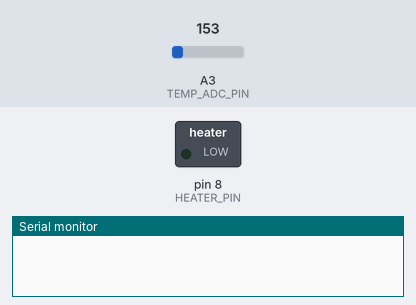
The sketch below on a simulated Arduino Uno, built with avr-gcc and run on an emulated ATmega328P. Shown: switched loads named in the sketch (green lamp = pin HIGH), the last lines printed to the serial monitor. The test bench sets the inputs (shaded band); at power-on: A3 (TEMP_ADC_PIN) = 153.

Above: at 0.0 s.
At 0.4 s:
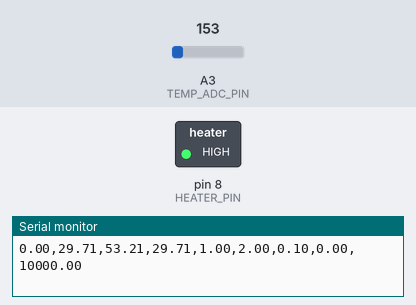
Timing chart, 0 to 1.9 s (numbered marks = the images above):
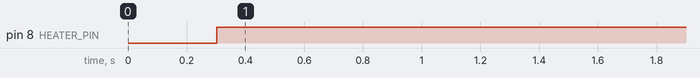

The sketch:

temp_ctrl.ino
```cpp
#include "inttypes.h"

//#define DEBUG
#ifdef DEBUG
# define PRE Serial.print(F("temp_ctrl: "))
# define POST delay(2)
# define DEBUG0(x) (x)
# define DEBUG1(x) PRE; Serial.println(x); POST
# define DEBUG10(x) Serial.print(x); POST
# define DEBUG2(x,y) PRE; Serial.print(x); Serial.println(y); POST
# define DEBUG20(x,y) PRE; Serial.print(x); Serial.print(y); POST
#else
# define DEBUG0(x)
# define DEBUG1(x)
# define DEBUG10(x)
# define DEBUG2(x,y)
# define DEBUG20(x,y)
#endif

#define TEMP_ADC_PIN A3
#define HEATER_PIN 8

#define SAMPLE_DELAY_MS 50L
#define PRINT_DELAY_MS 3000L
#define HEATER_PERIOD_MS 1500L
#define PID_UPDATE_PERIOD_MS 15000L

//#define OPEN_LOOP_MODE
#define PID_MODE

#	define DUTY_INIT 0.0

#define PGAIN 2
#define IGAIN 0.1
#define DGAIN 0
#define IMIN -10000    // IMIN = iTerm min/IGAIN
#define IMAX 10000     // IMAX = iTerm max/IGAIN

#define TARGET 23.5 // ~20.5C ambient + 23.5C rise = 44C'ish

#define TEMP_TO_DUTY_SLOPE 0.1
#define TEMP_TO_DUTY_OFFSET 0.0

#define TURNOFF_TIME_MS 720000 // 12 minutes is 720k ms
#define TURNON_TIME_MS 720000

struct SPid
{
	float dState;
	float iState;
	float iMax, iMin;

	float pGain, iGain, dGain;

	void init()
	{
		pGain = PGAIN;
		iGain = IGAIN;
		dGain = DGAIN;
    iMax = IMAX;
		iMin = IMIN;
		dState = 0;
		iState = 0;
	}
};

#define ROLLING_AVG_DATA_POINTS 100
#define TEMP_AVERAGING_INITIAL_VALUE (float)21
class RollingAverage
{
public:
  RollingAverage() : val(), average(0) {}
  RollingAverage(float initialValue) : val(), average(initialValue)
  {
    for (uint8_t i = 0; i < ROLLING_AVG_DATA_POINTS; i++)
      val[i] = initialValue;
  }

  void push(float value)
  {
    for (uint8_t i = 1; i < ROLLING_AVG_DATA_POINTS; i++)
      val[i-1] = val[i];
    val[ROLLING_AVG_DATA_POINTS - 1] = value;
    updateAverage();
  }

  void set(float value)
  {
    for (uint8_t i = 1; i < ROLLING_AVG_DATA_POINTS; i++)
      val[i] = value;
    average = value;
  }

  float getAverage() { return average; }

  uint8_t getSize() { return ROLLING_AVG_DATA_POINTS; }

private:
  void updateAverage()
  {
    float sum = 0;
    for (uint8_t i = 0; i < ROLLING_AVG_DATA_POINTS; i++)
      sum += val[i];
    average = sum / (float)ROLLING_AVG_DATA_POINTS;
  }

  float val[ROLLING_AVG_DATA_POINTS];
  float average;
};

float tempRiseTarget, tempZero;
RollingAverage tempAvg(TEMP_AVERAGING_INITIAL_VALUE);
float heaterDutyCycle;
uint32_t timeZero, sampleTime, heaterOnTime, heaterPeriodTime, pidUpdateTime, printTime, turnOffTime, turnOnTime;
long sampleTimeLeft, heaterOnTimeLeft, heaterPeriodTimeLeft, pidUpdateTimeLeft, printTimeLeft, turnOffTimeLeft, turnOnTimeLeft;
SPid pid;
float pidDrive;
bool heaterIsOn;

float iStateLim[] = {1, 1, 1, 2, 2, 2, 3, 3, 3, 4, 4, 4, 5, 5, 5, 10, 10, 25, 25, 50, 50, 100, 100, 200, 200, 400, 400};
int iStateLimIterator = -1; // increment before use!
const uint8_t iStateLimSize = 27;

float updatePID(SPid * pid, float err, float pos)
{
	float pTerm, dTerm, iTerm;

	pTerm = pid->pGain * err;

	pid->iState += err;
	if (pid->iState > pid->iMax) { pid->iState = pid->iMax; }
	if (pid->iState < pid->iMin) { pid->iState = pid->iMin; }
	iTerm = pid->iGain * pid->iState;

	dTerm = pid->dGain * (pid->dState - pos);
	pid->dState = pos;

	return pTerm + iTerm + dTerm;
}

#define TEMPERATURE_DATA_POINT_COUNT 10
float getTemperature()
{
  uint32_t sum = 0;
  for (uint8_t i = 0; i<TEMPERATURE_DATA_POINT_COUNT; i++)
    sum += analogRead(TEMP_ADC_PIN);
	return ( sum * 0.0048828125 / (float)TEMPERATURE_DATA_POINT_COUNT - 0.5 ) * 100.0 + 5.0;
}

float tempChangeToDuty(float tempChange)
{
  return min(1.0, max(0.0, tempChange * TEMP_TO_DUTY_SLOPE + TEMP_TO_DUTY_OFFSET));
}

float getErr()
{
  return -(tempAvg.getAverage() - tempZero - tempRiseTarget) / tempRiseTarget;
}

float getPos()
{
  return (tempAvg.getAverage() - tempZero) / tempRiseTarget;
}

void heaterOn()
{
	digitalWrite(HEATER_PIN, HIGH);
  heaterIsOn = true;
  DEBUG1(F("Heater turned on."));
}

void heaterOff()
{
	digitalWrite(HEATER_PIN, LOW);
  heaterIsOn = false;
}

const char comma PROGMEM = ',';
#define printCsv(x) Serial.print(x); Serial.write(comma)
void printData(SPid * pid)
{
	printCsv( (millis() - timeZero) / (float)1000 );
	printCsv(tempAvg.getAverage());
	printCsv(tempZero + tempRiseTarget);
  printCsv(tempZero);
	printCsv(heaterDutyCycle);
	printCsv(pid->pGain);
	printCsv(pid->iGain);
	printCsv(pid->dGain);
  Serial.println(pid->iMax);
}

void printDataHeader()
{
	printCsv(F("time [sec]"));
	printCsv(F("temperature"));
	printCsv(F("target temperature"));
  printCsv(F("baseline"));
	printCsv(F("heater duty cycle"));
	printCsv(F("pGain"));
	printCsv(F("iGain"));
	printCsv(F("dGain"));
  Serial.println(F("iState limit"));
}

void setup()
{
	Serial.begin(9600);
	Serial.println(F("temp_ctrl.ino compiled " __DATE__ " at " __TIME__));
	Serial.println();
	printDataHeader();

  pinMode(HEATER_PIN, OUTPUT);
  heaterOff();

  for (uint8_t i = 0; i < tempAvg.getSize(); i++)
    tempAvg.push(getTemperature());
  tempZero = tempAvg.getAverage();
  tempRiseTarget = TARGET;

	pid.init();
	pidDrive = updatePID(&pid,getErr(),getPos());
	heaterDutyCycle = DUTY_INIT;

	timeZero = millis();
	sampleTime = millis();			// sample (etc) immediately
  printTime = millis();
	heaterPeriodTime = millis();	// start new period immediately
  turnOffTime = millis() + TURNOFF_TIME_MS;
}

#ifdef OPEN_LOOP_MODE
void loop()
{
	sampleTimeLeft = sampleTime - millis();
  printTimeLeft = printTime - millis();
	heaterOnTimeLeft = heaterOnTime - millis();
	heaterPeriodTimeLeft = heaterPeriodTime - millis();
  turnOffTimeLeft = turnOffTime - millis();

	if (sampleTimeLeft < 0)
	{
		tempAvg.push(getTemperature());
		sampleTime = millis() + SAMPLE_DELAY_MS;
	}

  if (printTimeLeft < 0)
  {
    printData(&pid);
    printTime = millis() + PRINT_DELAY_MS;
  }

	if (heaterOnTimeLeft < 0 && heaterIsOn)
		heaterOff();

	if (heaterPeriodTimeLeft < 0)
	{
		heaterOn();
		heaterOnTime = millis() + (uint32_t)(heaterDutyCycle * HEATER_PERIOD_MS);
		heaterPeriodTime = millis() + HEATER_PERIOD_MS;

    DEBUG0(Serial.print(F("heaterOnTime - millis() = ")));
    DEBUG0(Serial.println(heaterOnTime - millis()));
    DEBUG0(Serial.print(F("heaterPeriodTime - ...  = ")));
    DEBUG0(Serial.println(heaterPeriodTime - millis()));
	}

	delay(50);

  if (turnOffTimeLeft < 0) { heaterOff(); while(1) {/*take a nop*/} }
}
#endif // OPEN_LOOP_MODE

#ifdef PID_MODE
void loop()
{
  sampleTimeLeft = sampleTime - millis();
  printTimeLeft = printTime - millis();
  pidUpdateTimeLeft = pidUpdateTime - millis();
  heaterOnTimeLeft = heaterOnTime - millis();
  heaterPeriodTimeLeft = heaterPeriodTime - millis();
  turnOffTimeLeft = turnOffTime - millis();

  if (sampleTimeLeft < 0)
  {
    tempAvg.push(getTemperature());
    sampleTime = millis() + SAMPLE_DELAY_MS;
  }

  if (printTimeLeft < 0)
  {
    printData(&pid);
    printTime = millis() + PRINT_DELAY_MS;
  }

  if (heaterOnTimeLeft < 0 && heaterIsOn)
    heaterOff();

  if (heaterPeriodTimeLeft < 0)
  {
    heaterOn();
    heaterOnTime = millis() + (uint32_t)(heaterDutyCycle * HEATER_PERIOD_MS);
    heaterPeriodTime = millis() + HEATER_PERIOD_MS;
  }

  if (pidUpdateTimeLeft < 0)
  {
    pidDrive = updatePID(&pid, getErr(), getPos());
//    heaterDutyCycle = tempChangeToDuty(pidDrive * tempRiseTarget);
    heaterDutyCycle = constrain(pidDrive, 0, 1);
    pidUpdateTime = millis() + PID_UPDATE_PERIOD_MS;

    DEBUG2(F("pidDrive        = "), pidDrive);
    DEBUG2(F("heaterDutyCycle = "), heaterDutyCycle);
  }

  if (turnOffTimeLeft < 0)
  {
    heaterOff();

    turnOnTime = millis() + TURNON_TIME_MS;
    do {
      turnOnTimeLeft = turnOnTime - millis();
      delay(1000);
    } while (turnOnTimeLeft > 0);

    for (uint8_t i = 0; i < tempAvg.getSize(); i++)
      tempAvg.push(getTemperature());
    tempZero = tempAvg.getAverage();

    if (++iStateLimIterator >= iStateLimSize) { while(1) {/*take a nop*/} }
    pid.init();
    pid.iMax = iStateLim[iStateLimIterator];
    pid.iMin = -iStateLim[iStateLimIterator];

    pidDrive = updatePID(&pid,getErr(),getPos());

    timeZero = millis();
    sampleTime = millis();
    printTime = millis();
    heaterPeriodTime = millis();
    turnOffTime = millis() + TURNOFF_TIME_MS;
  }
}
#endif // PID_MODE
```

Measured:
- by itself, pin 8 (HEATER_PIN): LOW → HIGH at 0.30 s
